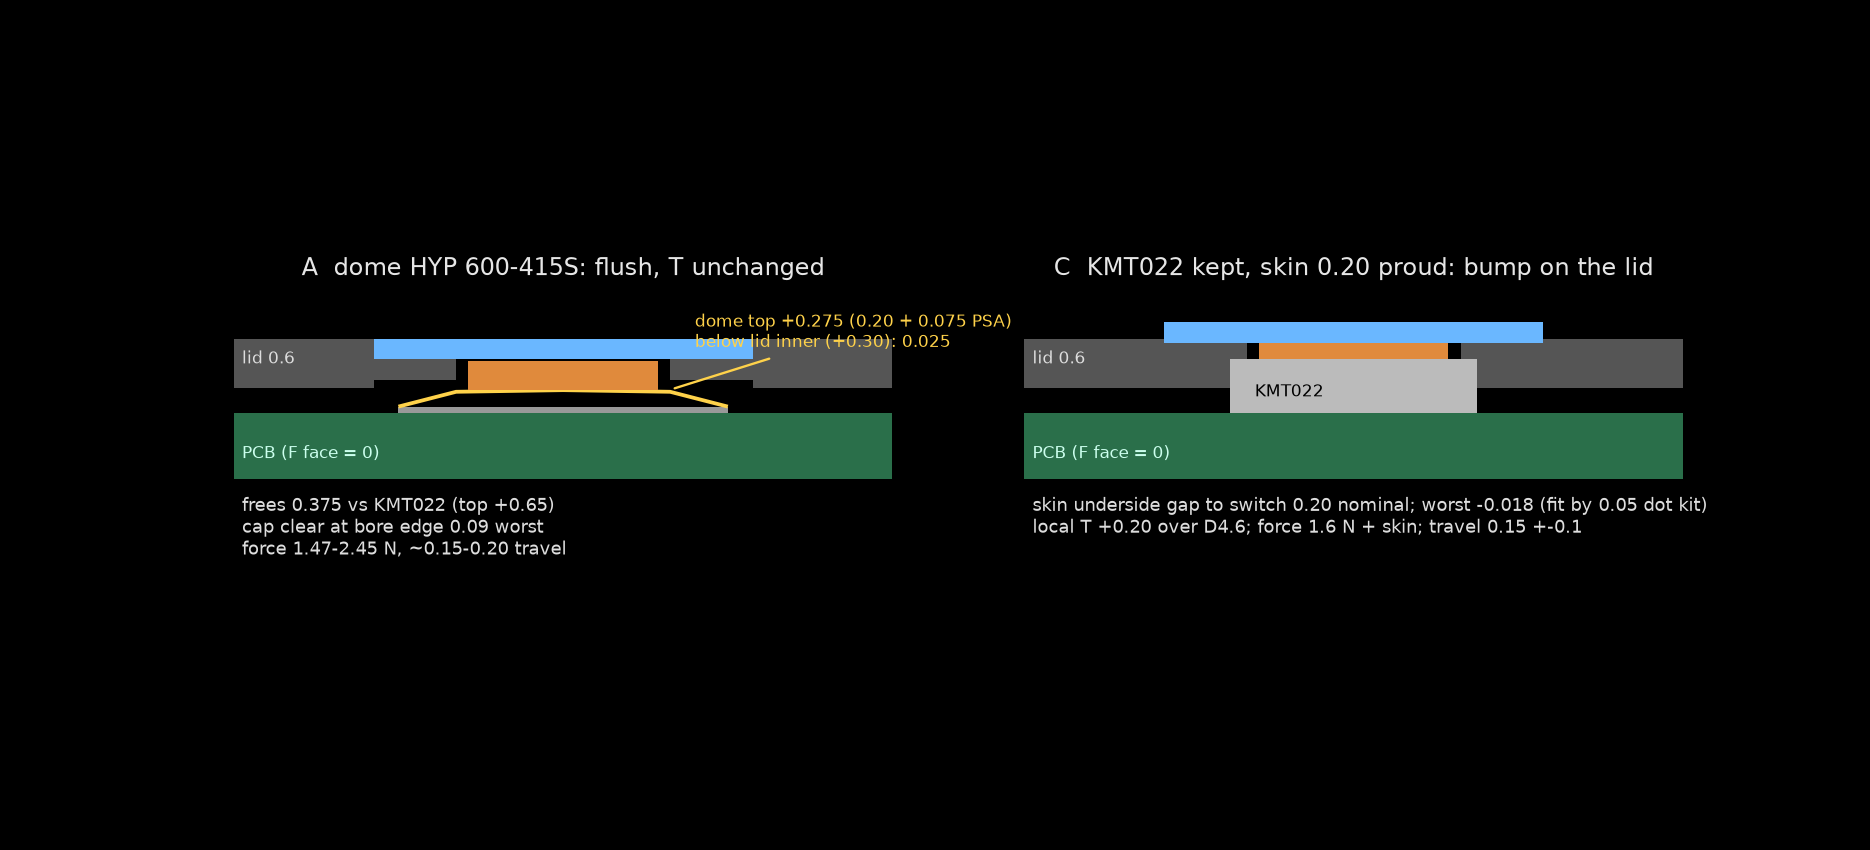

Here is the Python script that generated this plot:
"""Section render of k1t button options A (dome) and C (proud skin). Dark, true-black. Numbers: sim/out/mech/button_concepts.json."""
import matplotlib; matplotlib.use("Agg")
import matplotlib.pyplot as plt
from matplotlib.patches import Rectangle, Polygon
fig, ax = plt.subplots(1, 2, figsize=(11, 5), facecolor="black")
def base(a, title):
    a.set_facecolor("black"); a.set_xlim(-4, 4); a.set_ylim(-1.9, 1.5); a.set_aspect("equal"); a.axis("off")
    a.set_title(title, color="#e6e6e6", fontsize=10)
    a.add_patch(Rectangle((-4, -0.8), 8, 0.8, fc="#2a6f4a", ec="none"))          # board 0.8 (F face at y 0)
    a.text(-3.9, -0.55, "PCB (F face = 0)", color="#cfe", fontsize=7)
def lid(a, relief):
    a.add_patch(Rectangle((-4, 0.30), 8, 0.6, fc="#555", ec="none"))               # lid 0.6, inner face 0.30
    if relief: a.add_patch(Rectangle((-2.3, 0.30), 4.6, 0.10, fc="black"))        # 0.10 relief
    a.add_patch(Rectangle((-1.3, 0.30), 2.6, 0.6, fc="black"))                      # bore D2.6
    a.text(-3.9, 0.6, "lid 0.6", color="#ddd", fontsize=7)
# A
a = ax[0]; base(a, "A  dome HYP 600-415S: flush, T unchanged")
lid(a, True)
a.add_patch(Rectangle((-2.0, 0), 4.0, 0.075, fc="#999", ec="none"))              # PSA overlay
a.add_patch(Polygon([(-2, 0.075), (-1.3, 0.255), (0, 0.275), (1.3, 0.255), (2, 0.075)], closed=False, fc="none", ec="#ffd24a", lw=1.6))
a.add_patch(Rectangle((-1.15, 0.275), 2.3, 0.35, fc="#e08a3c", ec="none"))       # puck (schematic)
a.add_patch(Rectangle((-2.3, 0.65), 4.6, 0.25, fc="#6ab7ff", ec="none"))          # skin 0.25 in recess
a.annotate("dome top +0.275 (0.20 + 0.075 PSA)\nbelow lid inner (+0.30): 0.025", (1.3, 0.28), (1.6, 0.8), color="#ffd24a", fontsize=7, arrowprops=dict(arrowstyle="-", color="#ffd24a"))
a.text(-3.9, -1.0, "frees 0.375 vs KMT022 (top +0.65)\ncap clear at bore edge 0.09 worst\nforce 1.47-2.45 N, ~0.15-0.20 travel", color="#ddd", fontsize=7.5, va="top")
# C
a = ax[1]; base(a, "C  KMT022 kept, skin 0.20 proud: bump on the lid")
lid(a, False)
a.add_patch(Rectangle((-1.5, 0), 3.0, 0.65, fc="#bbb", ec="none")); a.text(-1.2, 0.2, "KMT022", color="k", fontsize=7)
a.add_patch(Rectangle((-2.3, 0.90), 4.6, 0.20, fc="#6ab7ff", ec="none"))          # proud skin (0.25 total, 0.05 in recess)
a.add_patch(Rectangle((-2.3, 0.85), 4.6, 0.05, fc="#6ab7ff", ec="none"))
a.add_patch(Rectangle((-1.15, 0.65), 2.3, 0.20, fc="#e08a3c", ec="none"))         # nub dot, selective fit
a.text(-3.9, -1.0, "skin underside gap to switch 0.20 nominal; worst -0.018 (fit by 0.05 dot kit)\nlocal T +0.20 over D4.6; force 1.6 N + skin; travel 0.15 +-0.1", color="#ddd", fontsize=7.5, va="top")
fig.savefig("docs/research/img/k1t_button_section.png", dpi=170, facecolor="black"); 
